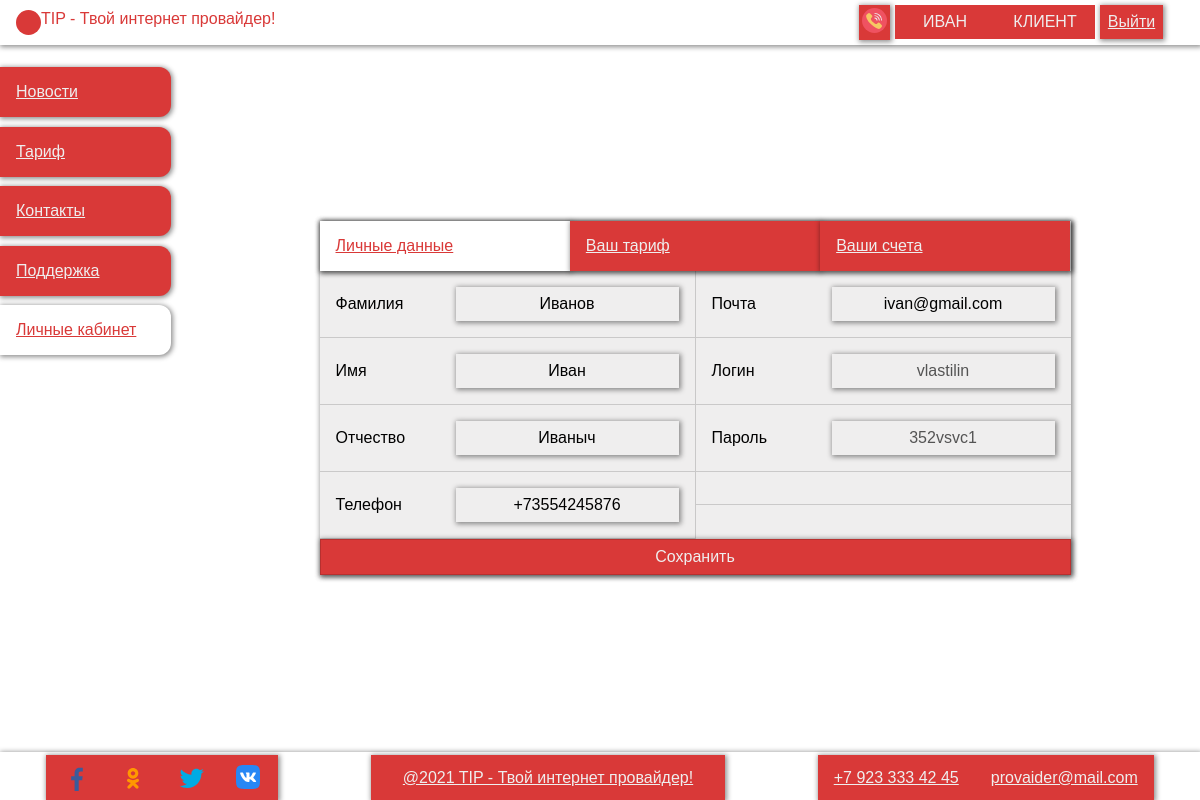
Page /Task_IP/user/index (signed in) on the committed database.
### tables this page shows
CREATE TABLE `user` (
  `id` int(11) NOT NULL,
  `login` varchar(255) NOT NULL,
  `password` varchar(255) NOT NULL,
  `surname` varchar(255) NOT NULL,
  `name` varchar(255) NOT NULL,
  `patronymic` varchar(255) NOT NULL,
  `phone` varchar(255) NOT NULL,
  `email` varchar(255) NOT NULL,
  `role_id` int(11) NOT NULL
);

CREATE TABLE `role` (
  `id` int(11) NOT NULL,
  `title` varchar(255) NOT NULL
);

### controllers/user.php (called while the page is built, shortened)
<?
include_once "./repositories/usersR.php";
class user {
    public function index() {
        $this->user = usersR::GetById($_SESSION['user_id']);
        view();
    }
}

### index.php (called while the page is built, shortened)
<?
include_once "./utilits/view.php";
include_once "./utilits/router.php";

### repositories/usersR.php (called while the page is built, shortened)
<?
class usersR {
    static public function GetRoleById($roleId) {
        global $db;
        $query = "select * from role where id = '$roleId'";
        $result = $db->query($query);
        return $result->fetch_object();
    }
    static public function GetById($id) {
        global $db;
        $query = "select * from user where `id` = '$id'";
        $result = $db->query($query);
        return $result->fetch_object();
    }
}

### views/user/index.php (the view, shortened to what this page needs)
<div class="content">
    <div class="layout--form">
        <form class="b-s form--m" action="./save" method="post">
            <? include_once 'views/user/partials/user_navigation.php' ?>
            <div class="r">
                <div class="c">
                    <div class="f__b">
                        <label for="surname">Фамилия</label>
                        <input required value="<? print $_this->user->surname ?>" name="surname" id="surname">
                    </div>
                    <div class="f__b">
                        <label for="name">Имя</label>
                        <input required value="<? print $_this->user->name ?>" name="name" id="name">
                    </div>
                    <div class="f__b">
                        <label for="middlename">Отчество</label>
                        <input required value="<? print $_this->user->patronymic ?>" name="middlename" id="middlename">
                    </div>
                    <div class="f__b">
                        <label for="phone">Телефон</label>
                        <input required value="<? print $_this->user->phone ?>" type="tel" name="phone" id="phone">
                    </div>
                </div>
                <div class="c">
                    <div class="f__b">
                        <label for="email">Почта</label>
                        <input required value="<? print $_this->user->email ?>" type="email" name="email" id="email">
                    </div>
                    <div class="f__b">
                        <label for="login">Логин</label>
                        <input required value="<? print $_this->user->login ?>" disabled name="login" id="login">
                    </div>
                    <div class="f__b">
                        <label for="password">Пароль</label>
                        <input required value="<? print $_this->user->password ?>" disabled  name="password" id="password">
                    </div>
                    <div class="f__b f__access" >
                    </div>
                </div>
            </div>
            <input type="submit" value="Сохранить">
        </form>
    </div>
</div>

### views/shared/partials/header.php (shortened to what this page needs)
<?
    if (isset($_SESSION['user_id'], $_SESSION['role_id'])) {
        $role = usersR::GetRoleById($_SESSION['role_id'])->title;
        $user = usersR::GetById($_SESSION['user_id']);
    } else {
        $role = "гость";
    }
?>
<header class="header r--j b-s">
    <a href="<?print $staticPath?>/" class="logotip r">
        <div class="l-img"></div>
        <div class="l-title">TIP - Твой интернет провайдер!</div>
    </a>
    <div class="auth boxs">
        <a id='phone-a' class='a--img'><img title='Заказать звонок' src="<?print $staticPath;?>/public/src/svg/phone-call.svg"></a>
        <?if ($role == "гость") {?>
            <a href="<?print $staticPath?>/auth/">Войти</a>
            <a href="<?print $staticPath?>/auth/registration">Регистрация</a>
        <?} else {?>
            <div class="user-box">
                <span><?print $user->name?></span>
                <br>
                <span><?print $role?></span>
            </div>
            <a href="<?print $staticPath?>/auth/logout">Выйти</a>
        <?}?>
    </div>
</header>

### public/css/style.css (style rules this page uses)
.auth .user-box, .boxs--footer, .boxs { align-items: center; min-width: 200px; justify-content: space-between; }
.boxs a, .boxs button, .boxs span { box-shadow: var(--shadow-box); background: var(--color-red); color: var(--color-while-up); padding: 0.5rem; margin: 0.3rem; flex: 1; text-align: center; }
.a--img { padding: 3px !important; }
form { background: var(--color-while-up); display: flex; flex-direction: column; }
form .f__b, form .f__title, form .f__error, form .f__access { display: flex; padding: 1rem; border-bottom: 1px solid #00000028; align-items: center; }
form .f__b label, form .f__title label, form .f__error label, form .f__access label { min-width: 120px; }
form .f__title, form .f__error, form .f__access { text-align: center; }
form .f__access { color: green; }
form input { text-align: center; box-shadow: var(--shadow-box); outline: none; border: 0; background: transparent; padding: 0.5rem; }
form input[type=submit], form input[type=button] { background: var(--color-red); color: var(--color-while-up); padding: 0.5rem; border: 1px solid #00000028; outline: 0; cursor: pointer; }
.form--m { max-width: 780px; }
.layout--grid { display: grid; grid-template-columns: minmax(190px, 1fr) 6fr; grid-template-rows: min-content 1fr max-content; grid-template-areas: "h h" "n m" "f f"; }
body { height: 100vh; }
.header { grid-area: h; padding-right: 2rem; }
.header a.logotip { color: var(--color-red); text-decoration: none; margin: auto 1rem; }
.content { margin: 0.33rem 0; flex: 1; }
.layout--form { display: flex; flex-direction: column; justify-content: center; align-items: center; height: 100%; }
.c, .boxs--nav, .card .c__btn, .r--j, .r, .auth .user-box, .boxs, .boxs--footer { display: flex; }
.r--j, .r { flex-direction: row; }
.c, .boxs--nav, .card .c__btn { flex-direction: column; }
.r--j { justify-content: space-between; }
.b-s { box-shadow: var(--shadow-box); }
.auth .user-box span { margin: 0; box-shadow: none; text-transform: uppercase; }
:root { --color-red: #d93938; --color-while-up: #efeeee; --color-while: #fff; --color-black: #000; --shadow-box: 1px 1px 5px 1px #00000070; }
* { font-family: Verdana, Geneva, Tahoma, sans-serif; margin: 0; padding: 0; box-sizing: border-box; font-size: 16px; }
.l-img { background: var(--color-red); width: 25px; height: 25px; border-radius: 100%; }
#phone-a { cursor: pointer; }

### rows in the picture
user: name "ИВАН", surname "Иванов", name "Иван", middlename "Иваныч", phone "+73554245876", email "ivan@gmail.com", login "vlastilin", password "352vsvc1"
role: title "КЛИЕНТ"
